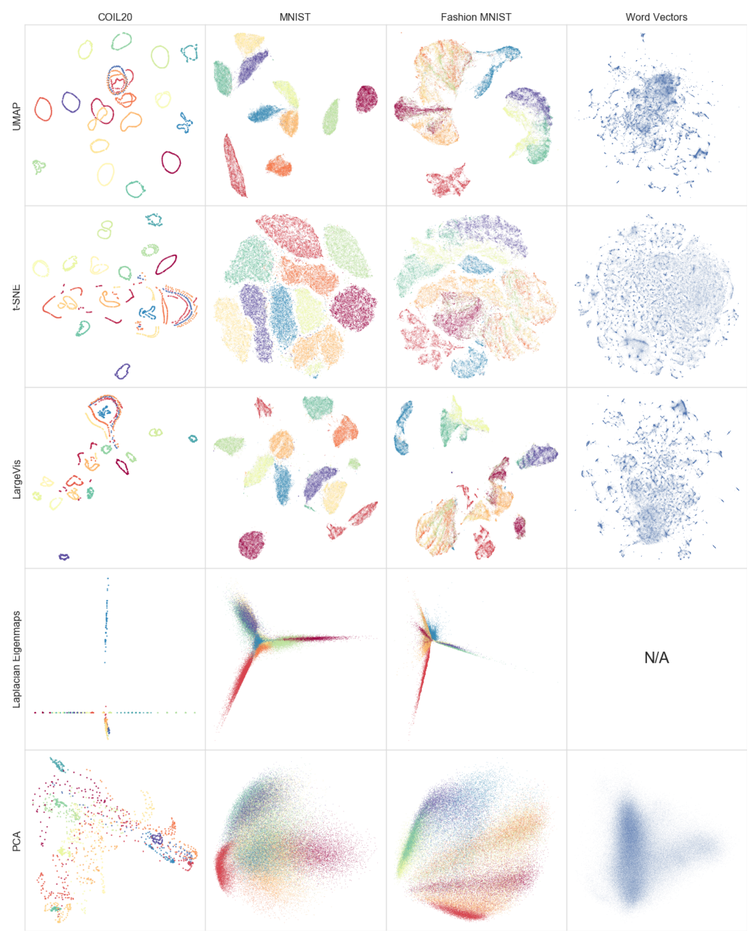
#> input picture mathematical_foundations_of_ai_and_ml/09_latent_spaces_advanced/images/umap_mnist_coil20_comparison.png, 752 x 939 px, shrunk from 1659 x 2071 before the run
$ python crop_caption.py
#> lines starting #> are read from the running program, lines starting #| are printed output that depends on the picture
from PIL import Image
import numpy as np

img = Image.open('umap_mnist_coil20_comparison.png').convert('L')
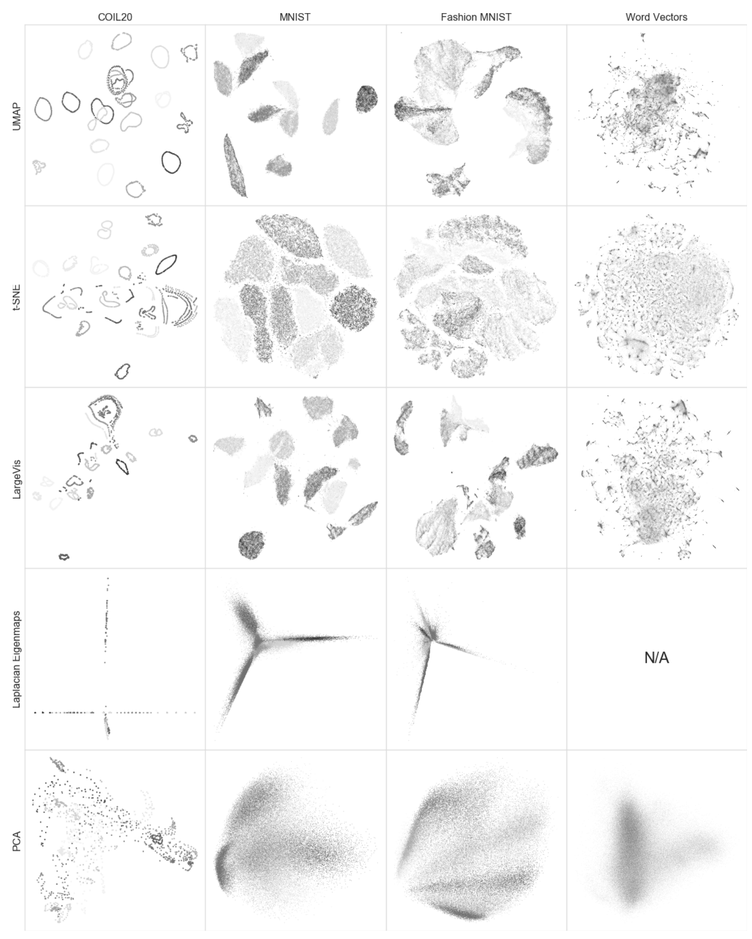
#> img: PIL image 752x939 L; min 16, max 255, mean 246.7
data = np.array(img)
# Invert so text/plots are positive, white background is 0
if data.mean() > 127: # assuming white background
    data = 255 - data
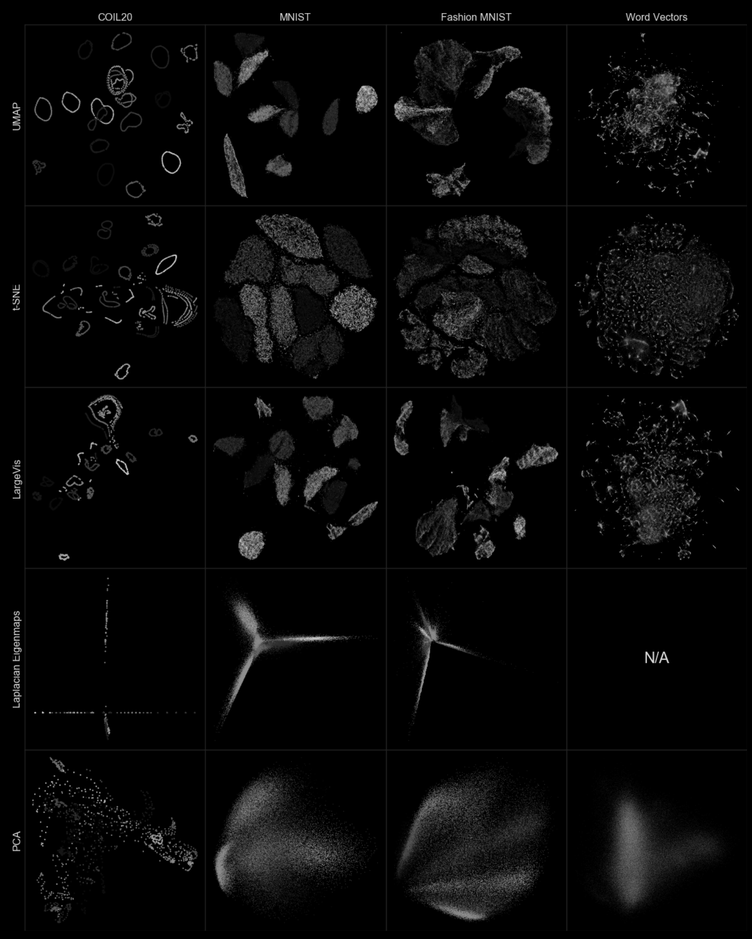
#> data: shape (939, 752); min 0, max 239, mean 8.3

# Sum across columns to get row-wise activity
row_sums = data.sum(axis=1)
#> row_sums = 939 values, max 19753 at index 851, min 0 at index 0, mean 6233.9

# Find where the image is active
active_rows = np.where(row_sums > 1000)[0]
#> active_rows = 769 values from 13 to 930
if len(active_rows) > 0:
    first_active = active_rows[0]
#> first_active = 13
    last_active = active_rows[-1]
#> last_active = 930

    # Look for a gap (large white space) near the bottom, which might separate the caption
    # Let's search from the bottom up to the middle
    gap_found = False
    for r in range(last_active, first_active, -1):
        if row_sums[r] < 1000 and row_sums[r-1] < 1000 and row_sums[r-2] < 1000 and row_sums[r-3] < 1000 and row_sums[r-4] < 1000 and row_sums[r-5] < 1000:
            # We found a gap of at least 6 pixels
            # The plot is above this gap, the caption is below
            print(f"Gap found at row {r}, cropping bottom part.")
            img_cropped = img.crop((0, first_active, img.width, r))
            img_cropped.save('umap_mnist_coil20_comparison_cropped.png')
            gap_found = True
            break
#> this loop made 2 passes
#> pass 2, `img_cropped = img.crop((0, first_active, img.width, r))`:
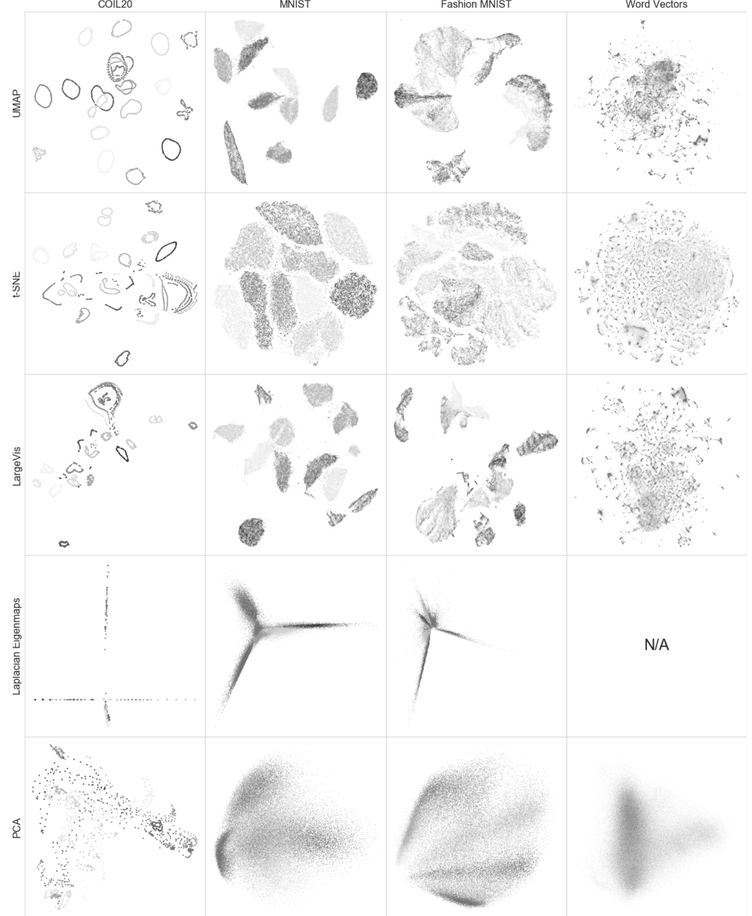
#> img_cropped: PIL image 752x916 L; min 16, max 255, mean 246.5

    if not gap_found:
        print("No gap found, just trimming whitespace")
        img_cropped = img.crop((0, first_active, img.width, last_active))
        img_cropped.save('umap_mnist_coil20_comparison_cropped.png')

$ run again, with mathematical_foundations_of_ai_and_ml/09_latent_spaces_advanced/images/ae_latent_space_leaf_spectra.png copied over mathematical_foundations_of_ai_and_ml/09_latent_spaces_advanced/images/umap_mnist_coil20_comparison.png
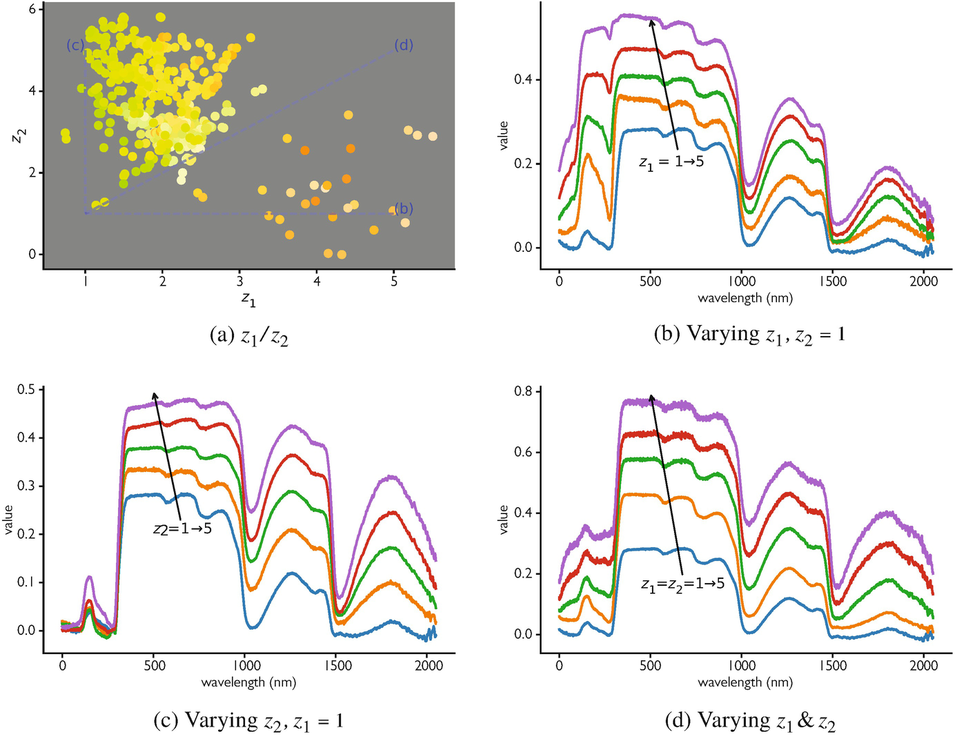
#> input picture mathematical_foundations_of_ai_and_ml/09_latent_spaces_advanced/images/ae_latent_space_leaf_spectra.png, 955 x 739 px, shrunk from 1384 x 1071 before the run
#> `data = 255 - data`:
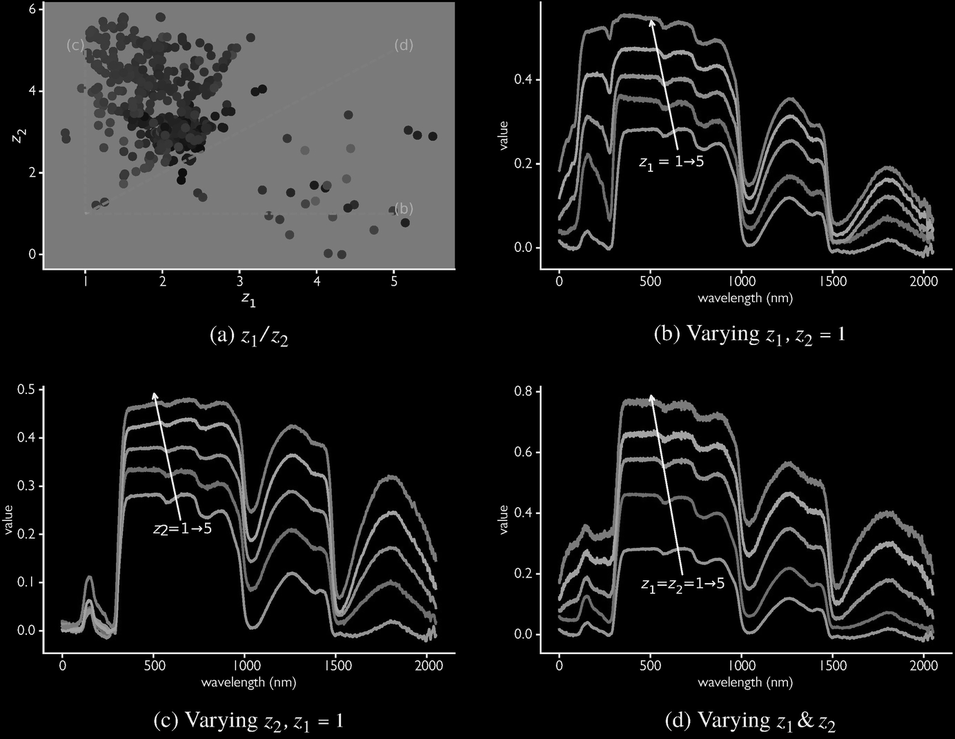
#> data: shape (739, 955); min 0, max 255, mean 28.9
#> row_sums = 739 values, max 208885 at index 653, min 0 at index 289, mean 27633.9
#> active_rows = 631 values from 1 to 732
#> first_active = 1
#> last_active = 732
#> after the loop `for r in range(last_active, first_active, -1):`:
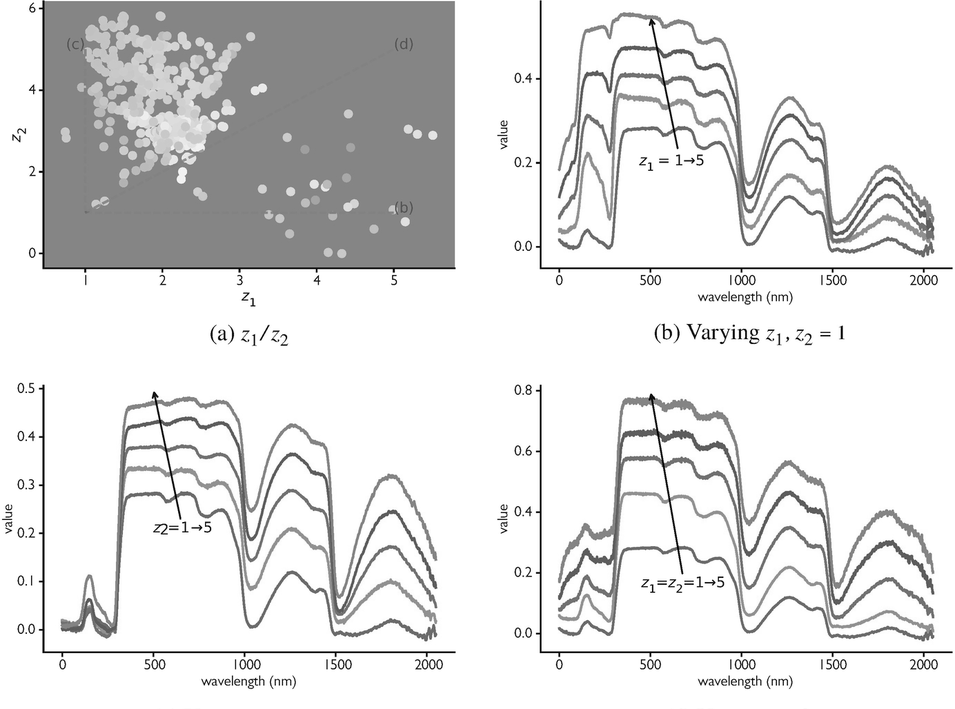
#> img_cropped: PIL image 955x709 L; min 0, max 255, mean 225.3

$ run again, with mathematical_foundations_of_ai_and_ml/09_latent_spaces_advanced/images/anomaly_signal.png copied over mathematical_foundations_of_ai_and_ml/09_latent_spaces_advanced/images/umap_mnist_coil20_comparison.png
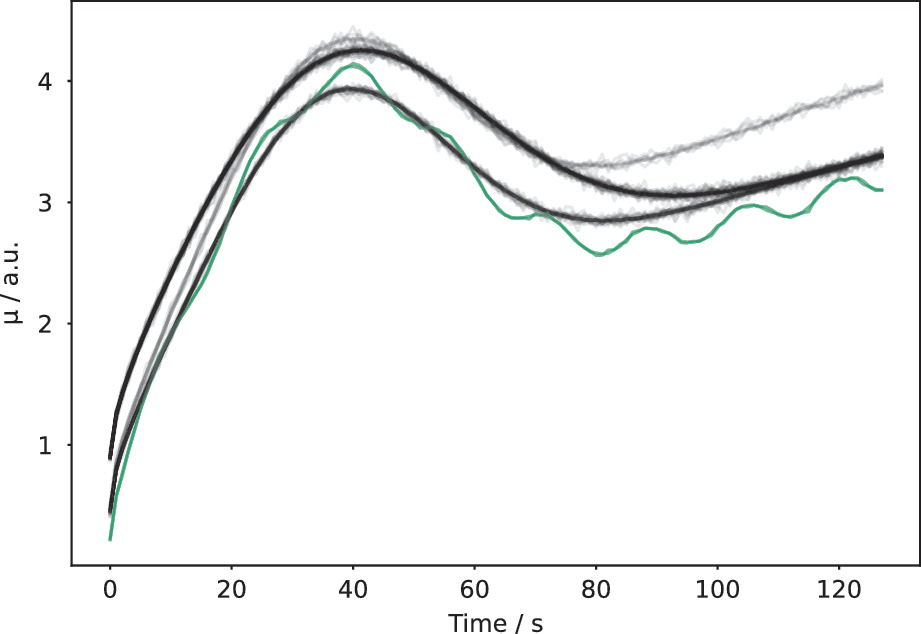
#> input picture mathematical_foundations_of_ai_and_ml/09_latent_spaces_advanced/images/anomaly_signal.png, 921 x 634 px
#> `data = 255 - data`:
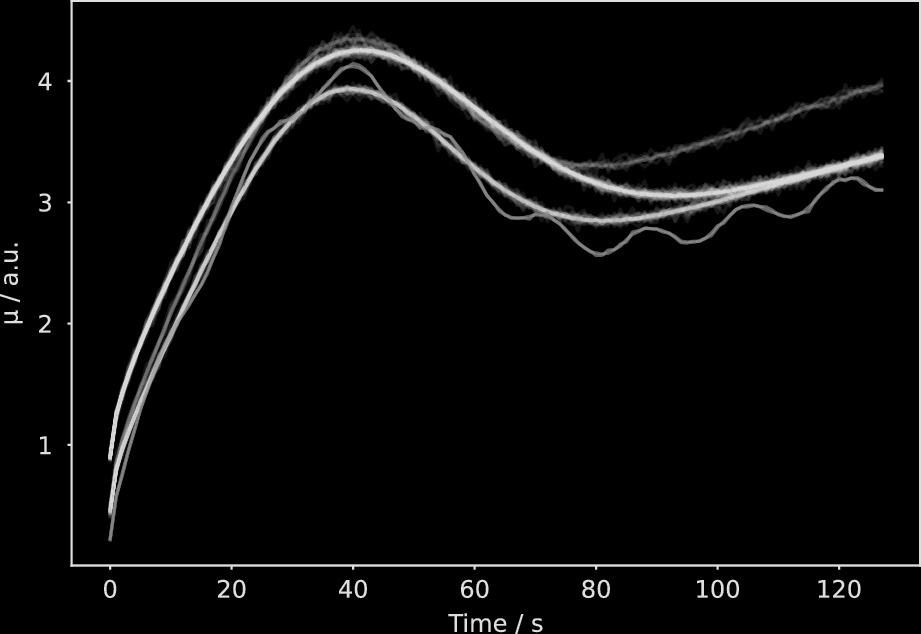
#> data: shape (634, 921); min 0, max 236, mean 10
#> row_sums = 634 values, max 189711 at index 0, min 0 at index 600, mean 9167.4
#> active_rows = 567 values from 0 to 631
#> first_active = 0
#> last_active = 631
#> after the loop `for r in range(last_active, first_active, -1):`:
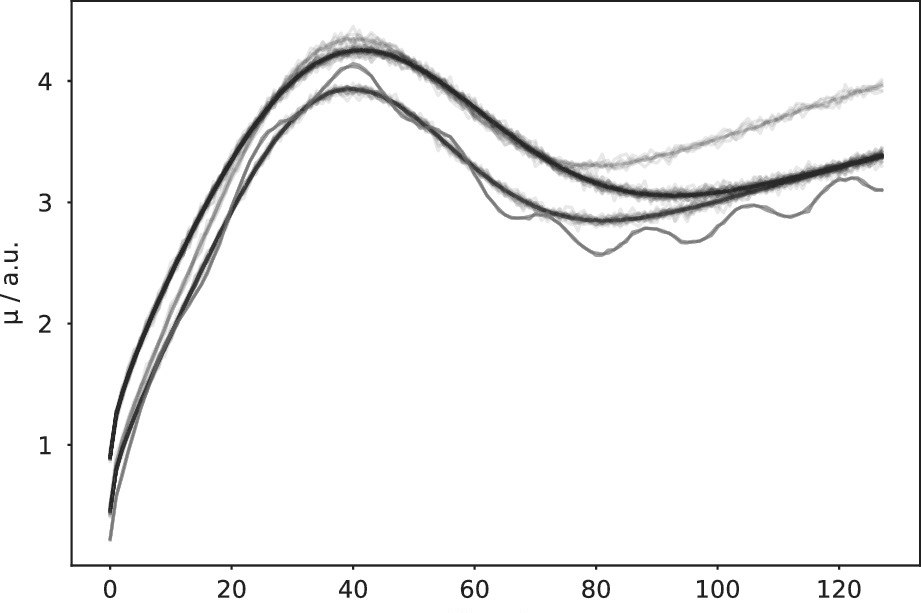
#> img_cropped: PIL image 921x613 L; min 19, max 255, mean 244.9

$ run again, with mathematical_foundations_of_ai_and_ml/09_latent_spaces_advanced/images/gaussian_vs_student_t_heavy_tail.png copied over mathematical_foundations_of_ai_and_ml/09_latent_spaces_advanced/images/umap_mnist_coil20_comparison.png
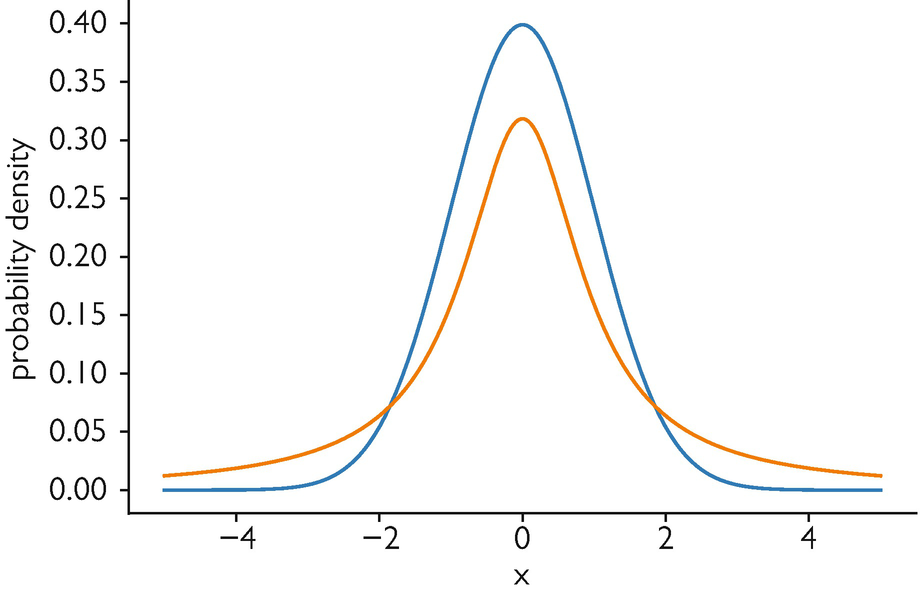
#> input picture mathematical_foundations_of_ai_and_ml/09_latent_spaces_advanced/images/gaussian_vs_student_t_heavy_tail.png, 921 x 592 px
#> `data = 255 - data`:
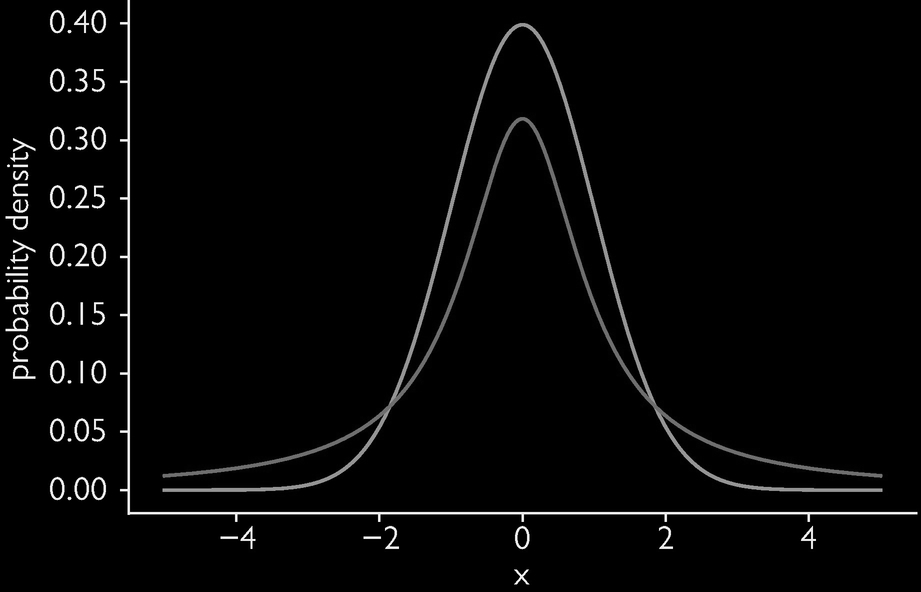
#> data: shape (592, 921); min 0, max 255, mean 6.3
#> row_sums = 592 values, max 201186 at index 513, min 0 at index 553, mean 5778.1
#> active_rows = 537 values from 10 to 583
#> first_active = 10
#> last_active = 583
#> after the loop `for r in range(last_active, first_active, -1):`:
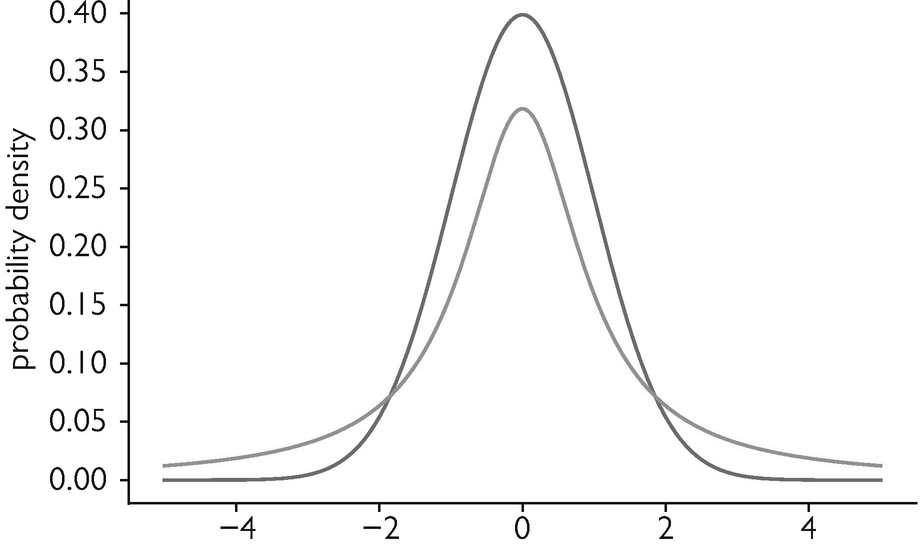
#> img_cropped: PIL image 921x559 L; min 0, max 255, mean 248.4
